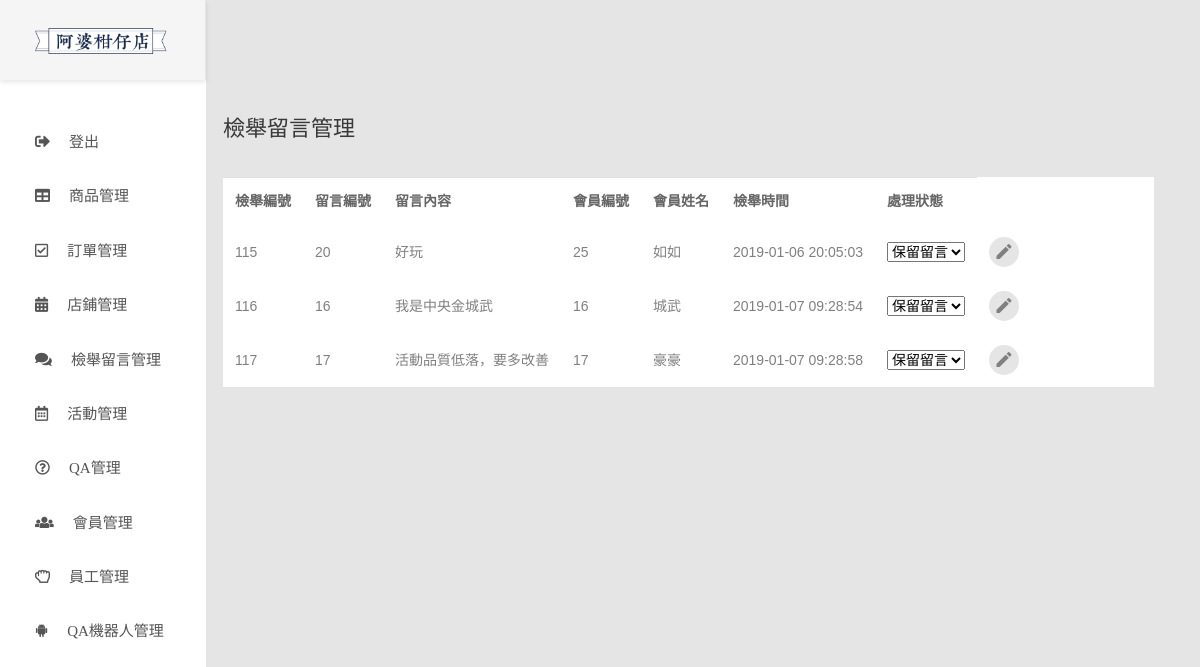
The app's page /Apobackend/msg-board.php with its own data.
### tables this page shows
CREATE TABLE IF NOT EXISTS `activity_msg_report` (
  `report_id` int(10) NOT NULL AUTO_INCREMENT COMMENT '檢舉編號',
  `message_id` int(10) NOT NULL COMMENT '留言編號',
  `member_id` int(10) NOT NULL COMMENT '檢舉會員編號',
  `report_reason_type` char(1) NOT NULL COMMENT '檢舉原因分類',
  `report_reason` varchar(100) NOT NULL COMMENT '檢舉原因',
  `report_datetime` datetime NOT NULL COMMENT '檢舉日期時間',
  `state` tinyint(1) NOT NULL DEFAULT '0' COMMENT '處理狀態',
  PRIMARY KEY (`report_id`),
  KEY `activity_msg_report_FK1` (`message_id`) USING BTREE,
  KEY `activity_msg_report_FK2` (`member_id`) USING BTREE
);

CREATE TABLE IF NOT EXISTS `activity_msg` (
  `message_id` int(10) NOT NULL AUTO_INCREMENT COMMENT '留言編號',
  `member_id` int(10) NOT NULL COMMENT '會員編號',
  `activity_type_id` int(10) NOT NULL COMMENT '活動分類編號',
  `title` varchar(20) NOT NULL COMMENT '標題',
  `inner_text` varchar(500) NOT NULL COMMENT '內文',
  `message_datetime` datetime NOT NULL COMMENT '留言日期時間',
  PRIMARY KEY (`message_id`),
  KEY `activity_msg_FK1` (`member_id`),
  KEY `activity_msg_FK2` (`activity_type_id`)
);

CREATE TABLE IF NOT EXISTS `member` (
  `member_id` int(10) NOT NULL AUTO_INCREMENT COMMENT '會員編號',
  `account` varchar(20) NOT NULL COMMENT '帳號',
  `password` varchar(20) NOT NULL COMMENT '密碼',
  `name` varchar(10) DEFAULT NULL COMMENT '姓名',
  `gender` tinyint(1) DEFAULT NULL COMMENT '性別',
  `mobile_phone` char(10) DEFAULT NULL COMMENT '手機號碼',
  `address` varchar(50) DEFAULT NULL COMMENT '地址',
  `email` varchar(30) NOT NULL COMMENT '電子郵件信箱',
  `birthday` date DEFAULT NULL COMMENT '生日',
  `image_path` varchar(50) DEFAULT NULL COMMENT '頭貼路徑',
  `state` char(1) NOT NULL DEFAULT '1' COMMENT '會員狀態',
  `reported_times` int(2) NOT NULL DEFAULT '0' COMMENT '被檢舉次數',
  PRIMARY KEY (`member_id`) USING BTREE
);

### Apobackend/msg-board.php (the view, shortened to what this page needs)
<?php
try{
	require_once("connectCd104g1.php");
    $sql = "select * from activity_msg_report a join activity_msg b on a.message_id = b.message_id left JOIN member m on b.member_id = m.member_id";
    $msgdata = $pdo->prepare($sql);
    $msgdata->execute();
}catch(PDOException $e){
    echo "error";
}
?>
<!DOCTYPE html>
<html lang="en">
<head>
    <?php require_once("BackendHead.php") ?>
</head>
<body class="animsition">
    <div class="page-wrapper">
        <?php require_once("menu.php") ?>
        <div class="page-container">
            <div class="main-content">
                <div class="section__content section__content--p30">
                    <div class="container-fluid">
                        <div class="row">
                            <div class="col-md-12">
                                <h3 class="title-5 m-b-35">檢舉留言管理</h3>
                                <div class="table-responsive table-responsive-data2">
                                    <table class="table table-data2">
                                            <tr>
                                                <th>檢舉編號</th>
                                                <th>留言編號</th>
                                                <th>留言內容</th>
                                                <th>會員編號</th>
                                                <th>會員姓名</th>
                                                <th>檢舉時間</th>
                                                <th>處理狀態</th>
                                            </tr>
                                        <?php
                                        while ($responses = $msgdata->fetch()){
                                        ?>
                                            <tr class="tr-shadow">
                                                <form action="updatemsg.php" method="post">
                                                <td>
                                                    <?php echo $responses['report_id'];?>
                                                </td>
                                                <td><?php echo $responses['message_id'];?></td>
                                                <td><?php echo $responses['inner_text'];?></td>
                                                <td><?php echo $responses['member_id'];?></td>
                                                <td><?php echo $responses['name'];?></td>
                                                <td><?php echo $responses['report_datetime'];?></td>
                                                <td>
                                                    <select name="msgstste">
                                                        <?php
                                                            if($responses['state']==1){
                                                                echo '<option value="1" selected>保留留言</option>';
                                                            }else{
                                                                echo '<option value="1">保留留言</option>';
                                                                echo '<option value="0" selected>下架留言</option>';
                                                            }
                                                        ?>
                                                    </select>
                                                </td>
                                                <td>
                                                    <div class="table-data-feature">
                                                        <button class="item" data-toggle="tooltip" data-placement="top" title="修改">
                                                            <i class="zmdi zmdi-edit"></i>
                                                        </button>
                                                    </div>
                                                </td>
                                                </form>
                                            </tr>
                                        <?php }?>
                                    </table>
                                </div>
                            </div>
                        </div>
                    </div>
                </div>
            </div>
        </div>
    </div>
</body>
</html>

### Apobackend/css/overwrite.css (style rules this page uses)
.page-container { padding-left: 178px; }
.col-md-12 { margin-bottom: 100px; }
.table td, .table th { font-size: 14px; }

### records on screen
activity_msg_report: report_id "115", message.message_id "20", message.inner_text "好玩", member.member_id "25", member.name "如如", report_datetime "2019-01-06 20:05:03", msgstste "保留留言"
activity_msg_report: report_id "116", message.message_id "16", message.inner_text "我是中央金城武", member.member_id "16", member.name "城武", report_datetime "2019-01-07 09:28:54", msgstste "保留留言"
activity_msg_report: report_id "117", message.message_id "17", message.inner_text "活動品質低落，要多改善", member.member_id "17", member.name "豪豪", report_datetime "2019-01-07 09:28:58", msgstste "保留留言"
